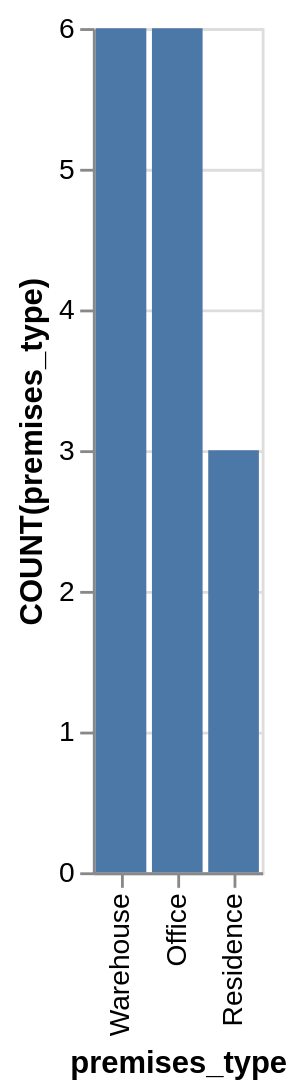

This figure's Vega-Lite source:
### Vega-Lite specification from a JSON file in a GitHub repository (floating-point values rounded to 4 significant figures)
{"data": {"values": [{"x_data": "Warehouse", "y_data": 6}, {"x_data": "Office", "y_data": 6}, {"x_data": "Residence", "y_data": 3}]}, "mark": "bar", "encoding": {"x": {"field": "x_data", "type": "nominal", "title": "premises_type", "sort": {"op": "sum", "field": "y_data", "order": "descending"}}, "y": {"field": "y_data", "type": "quantitative", "title": "COUNT(premises_type)"}}}
